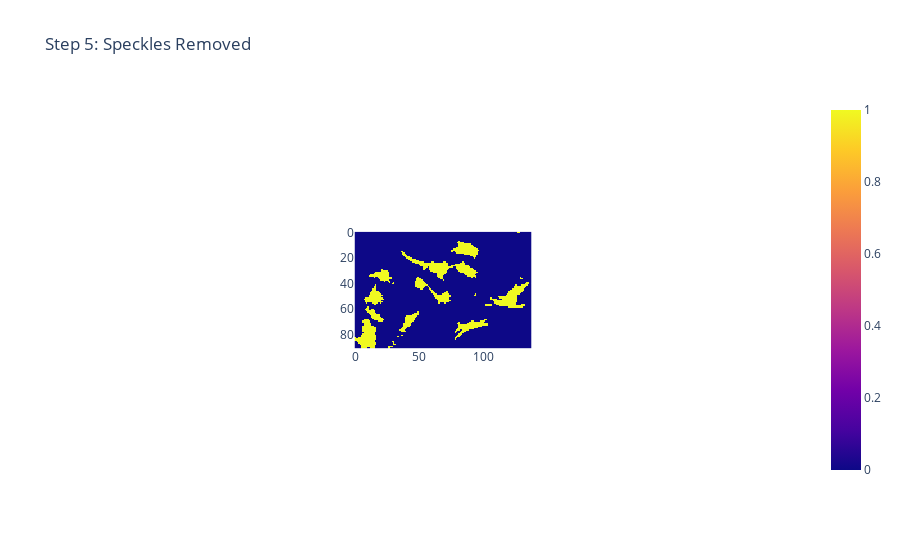

The notebook cell this image was saved under:
### Code cell
filtered_array = median_filter(img, size=2) #remove any "speckles" or regions of just one or two pixels
px.imshow(filtered_array,title="Step 5: Speckles Removed")

### Figure 1 — Plotly figure (JSON) as saved in the notebook; plotly's stock layout.template omitted (floating-point values rounded to 4 significant figures; data arrays with more than 128 entries replaced by an {"elided": "..."} marker saying what was removed)
{"data": [{"coloraxis": "coloraxis", "hovertemplate": "x: %{x}<br>y: %{y}<br>color: %{z}<extra></extra>", "name": "0", "type": "heatmap", "xaxis": "x", "yaxis": "y", "z": {"elided": "91x138 int values"}}], "layout": {"autosize": true, "coloraxis": {"colorscale": [[0, "#0d0887"], [0.1111, "#46039f"], [0.2222, "#7201a8"], [0.3333, "#9c179e"], [0.4444, "#bd3786"], [0.5556, "#d8576b"], [0.6667, "#ed7953"], [0.7778, "#fb9f3a"], [0.8889, "#fdca26"], [1, "#f0f921"]]}, "title": {"text": "Step 5: Speckles Removed"}, "xaxis": {"anchor": "y", "autorange": true, "constrain": "domain", "domain": [0.3781, 0.6219], "range": [-0.5, 137.5], "scaleanchor": "y"}, "yaxis": {"anchor": "x", "autorange": true, "constrain": "domain", "domain": [0, 1], "range": [90.5, -0.5]}}}
